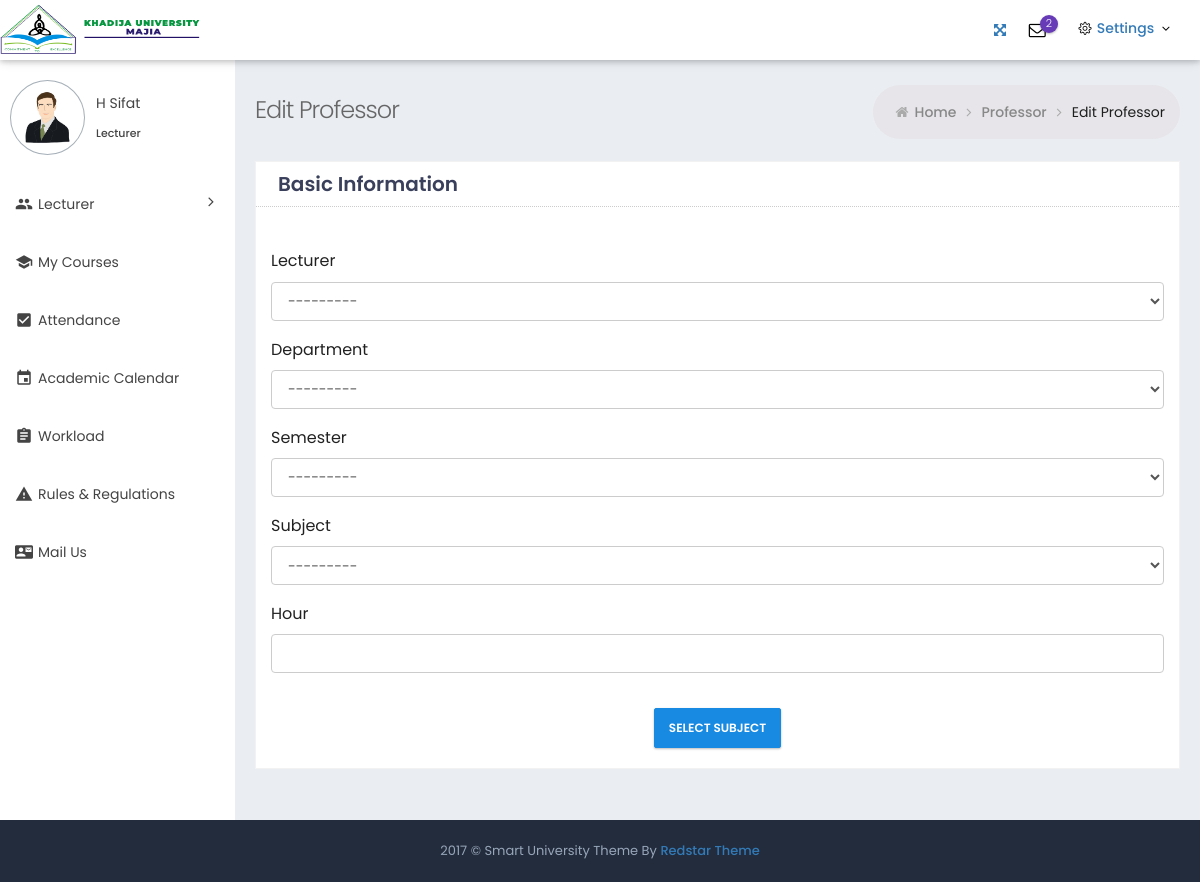
Screenshot of /hr/select_subject/ with the database file from the repository.
### pis/models.py (models this page shows, shortened)
class Lecturer(models.Model):
    user = models.OneToOneField(
        settings.AUTH_USER_MODEL, on_delete=models.CASCADE)
    status = models.CharField(max_length=10, choices=STATUS, default='active')
    pin_number   = models.CharField(max_length=100, unique=True)
    first_name = models.CharField(max_length=40)
    middle_name = models.CharField(max_length=40)
    last_name = models.CharField(max_length=40)
    image = models.ImageField(upload_to='lecturer/images/')
    gender = models.CharField(max_length=10, choices=GENDER)
    marital_status = models.CharField(max_length=10, choices=Marital_Status)
    child = models.PositiveIntegerField()
    date_of_birth = models.DateField(default=timezone.now)
    graduate = models.IntegerField()
    postgraduate = models.IntegerField()
    phd = models.IntegerField()
    date_of_join = models.DateField(default=timezone.now)
    phone = models.CharField(max_length=15)
    email = models.EmailField(unique=True)
    address = models.TextField(blank=True)
    others = models.TextField(blank=True)
    def __str__(self):
        return self.first_name
    class Meta:
        db_table = ''
        managed = True
        verbose_name = 'Teacher'
        verbose_name_plural = 'Teachers'

### hr/views.py (the view, shortened to what this page needs)
# urls.py: path('select_subject/',views.Attendance_create_subject.as_view(), name='select_subject'),
class Attendance_create_subject(generic.CreateView):
    model = Subject_Attendence
    form_class = Student_Attendance_Form
    template_name = 'attendance_edit_subject.html'
    def get_context_data(self, *args, **kwargs):
        profile = Lecturer.objects.all()
        context = super().get_context_data(**kwargs)
        context['profile'] = profile
        return context

### hr/forms.py
class Student_Attendance_Form(forms.ModelForm):
    class Meta:
        model = Subject_Attendence
        fields = '__all__'
        widgets = {
            'date':DateInput(),
        }

### sis/models.py (called while the page is built)
    def __str__(self):
        return self.name

    def __str__(self):
        return self.name

    def __str__(self):
        return self.name

### pis/templates/attendance_edit_subject.html (shortened to what this page needs)
{% extends "s_base.html" %}
{% load static %}
{% load crispy_forms_tags %}
{% block content %}
<head>
	<link href="{% static 'fonts/simple-line-icons/simple-line-icons.min.css' %}" rel="stylesheet" type="text/css" />
	<link href="{% static 'fonts/font-awesome/css/font-awesome.min.css' %}" rel="stylesheet" type="text/css" />
	<link href="{% static 'fonts/material-design-icons/material-icon.css' %}" rel="stylesheet" type="text/css" />
	<link href="{% static 'assets/plugins/bootstrap/css/bootstrap.min.css' %}" rel="stylesheet" type="text/css" />
	<link rel="stylesheet" href="{% static 'assets/plugins/material/material.min.css' %}">
	<link rel="stylesheet" href="{% static 'assets/css/material_style.css' %}">
	<link href="{% static 'assets/css/theme/light/theme_style.css' %}" rel="stylesheet" id="rt_style_components" type="text/css" />
	<link href="{% static 'assets/css/theme/light/style.css' %}" rel="stylesheet" type="text/css" />
	<link href="{% static 'assets/css/plugins.min.css' %}" rel="stylesheet" type="text/css" />
	<link href="{% static 'assets/css/responsive.css' %}" rel="stylesheet" type="text/css" />
	<link href="{% static 'assets/css/theme/light/theme-color.css' %}" rel="stylesheet" type="text/css" />
	<link href="{% static 'assets/plugins/dropzone/dropzone.css' %}" rel="stylesheet" media="screen">
	<link rel="stylesheet" href="{% static 'assets/plugins/material-datetimepicker/bootstrap-material-datetimepicker.css' %}" />
</head>
<body
	class="page-header-fixed sidemenu-closed-hidelogo page-content-white page-md header-white white-sidebar-color logo-indigo">
	<div class="page-wrapper">
{% include "base/header.html" %}
		<div class="page-container">
		{% include "l_sidebar.html" %}
			<div class="page-content-wrapper">
				<div class="page-content">
					<div class="page-bar">
						<div class="page-title-breadcrumb">
							<div class=" pull-left">
								<div class="page-title">Edit Professor</div>
							</div>
							<ol class="breadcrumb page-breadcrumb pull-right">
								<li><i class="fa fa-home"></i>&nbsp;<a class="parent-item"
										href="index.html">Home</a>&nbsp;<i class="fa fa-angle-right"></i>
								</li>
								<li><a class="parent-item" href="#">Professor</a>&nbsp;<i class="fa fa-angle-right"></i>
								</li>
								<li class="active">Edit Professor</li>
							</ol>
						</div>
					</div>
					<div class="row">
						<div class="col-sm-12">
							<div class="card-box">
								<div class="card-head">
									<header>Basic Information</header>
								</div>
									<div class="col-lg-12 p-t-20">
										<div class="mdl-textfield mdl-js-textfield txt-full-width">
											<form method="post">
												{{ form|crispy }}
												<div class="col-lg-12 p-t-20 text-center">
													<button type="submit" class="btn btn-primary">Select Subject</button>
												</div>
											  </form>
										</div>
									</div>
									</div>
								</div>
							</div>
						</div>
					</div>
				</div>
			</div>
		<div class="page-footer">
			<div class="page-footer-inner"> 2017 &copy; Smart University Theme By
				<a href="mailto:redstartheme@gmail.com" target="_top" class="makerCss">Redstar Theme</a>
			</div>
		</div>
</body>
{% endblock content %}

### pis/templates/l_sidebar.html (shortened to what this page needs)
{% load static %}
			<div class="sidebar-container">
				<div class="sidemenu-container navbar-collapse collapse fixed-menu">
					<div id="remove-scroll" class="left-sidemenu">
						<ul class="sidemenu  page-header-fixed slimscroll-style" data-keep-expanded="false"
							data-auto-scroll="true" data-slide-speed="200" style="padding-top: 20px">
							{% for profile in profile  %}
							<li class="sidebar-user-panel">
								<div class="user-panel">
									<div class="pull-left image">
										<img src="{{profile.image.url}}" class="img-circle user-img-circle"
											alt="User Image" />
									</div>
									<div class="pull-left info">
										<p> {{profile.first_name}}  {{profile.middle_name}}</p>
										<a href="#">
											<span class="txtOnline">
												Lecturer </span></a>
									</div>
								</div>
							</li>
							<li class="nav-item">
								<a href="#" class="nav-link nav-toggle"><i class="material-icons">group</i>
									<span class="title">Lecturer</span>
								</a>
							</li>
							<li class="nav-item">
								<a href="{% url 'lecturer:my_course' %}" class="nav-link nav-toggle"> <i class="material-icons">school</i>
									<span class="title">My Courses</span>
								</a>
							</li>
							<li class="nav-item">
								<a href="{% url 'lecturer:attendance' %}" class="nav-link nav-toggle"> <i class="material-icons">check_box</i>
									<span class="title">Attendance</span>
								</a>
							</li>
							<li class="nav-item">
								<a href="event.html" class="nav-link nav-toggle"> <i class="material-icons">event</i>
									<span class="title">Academic Calendar</span>
								</a>
							</li>
							<li class="nav-item">
								<a href="{% url 'lecturer:workload' %}" class="nav-link nav-toggle"> <i class="material-icons">assignment</i>
									<span class="title">Workload</span>
								</a>
							</li>
							<li class="nav-item">
								<a href="{% url 'lecturer:guide_line' %}" class="nav-link nav-toggle"> <i class="material-icons">warning</i>
									<span class="title">  Rules & Regulations </span>
								</a>
							</li>
							<li class="nav-item">
								<a href="{% url 'lecturer:l_contact' %}" class="nav-link nav-toggle"> <i class="material-icons">contact_mail</i>
									<span class="title"> Mail Us </span>
								</a>
							</li>
							{% endfor %}
						</ul>
					</div>
				</div>
			</div>

### static/assets/css/material_style.css (style rules this page uses)
.txt-full-width { width: 100% !important; }

### static/assets/css/theme/light/style.css (style rules this page uses)
.form-group { margin-bottom: 15px; }
.fa { display: inline-block; font: normal normal normal 14px/1 FontAwesome; font-size: inherit; -webkit-font-smoothing: antialiased; -moz-osx-font-smoothing: grayscale; transform: translate(0, 0); }

### static/assets/css/responsive.css (style rules this page uses)
@media (min-width:992px) { .sidemenu-container { width: 235px; float: left; position: relative; margin-right: -100% } }
@media (min-width:992px) { .sidemenu-container.collapse { display: block; max-height: none !important } }
@media (min-width:992px) { .page-content-wrapper { float: left; width: 100% } }
@media (min-width:992px) { .page-content-wrapper .page-content { margin-left: 235px; margin-top: 0; min-height: 600px; padding: 25px 20px 10px } }
@media (min-width:992px) { .page-footer { clear: left } }

### static/assets/css/theme/light/theme-color.css (style rules this page uses)
:root { --sidebar-color: #ffffff; --sidebar-font-color: #4680ff; --logo-color: #222c3c; --header-color: #6673FC; }
.white-sidebar-color .sidemenu-container { background-color: #ffffff; }
.white-sidebar-color .user-panel, .white-sidebar-color .txtOnline, .white-sidebar-color .sidemenu-container .sidemenu>li>a, .white-sidebar-color .sidemenu-closed.sidemenu-container-fixed .sidemenu-container:hover .sidemenu>li>a { color: #444; }
.white-sidebar-color .page-container { background-color : #ffffff; }

### rows the page displays
Lecturer: image (picture), first_name "H", middle_name "Sifat"
